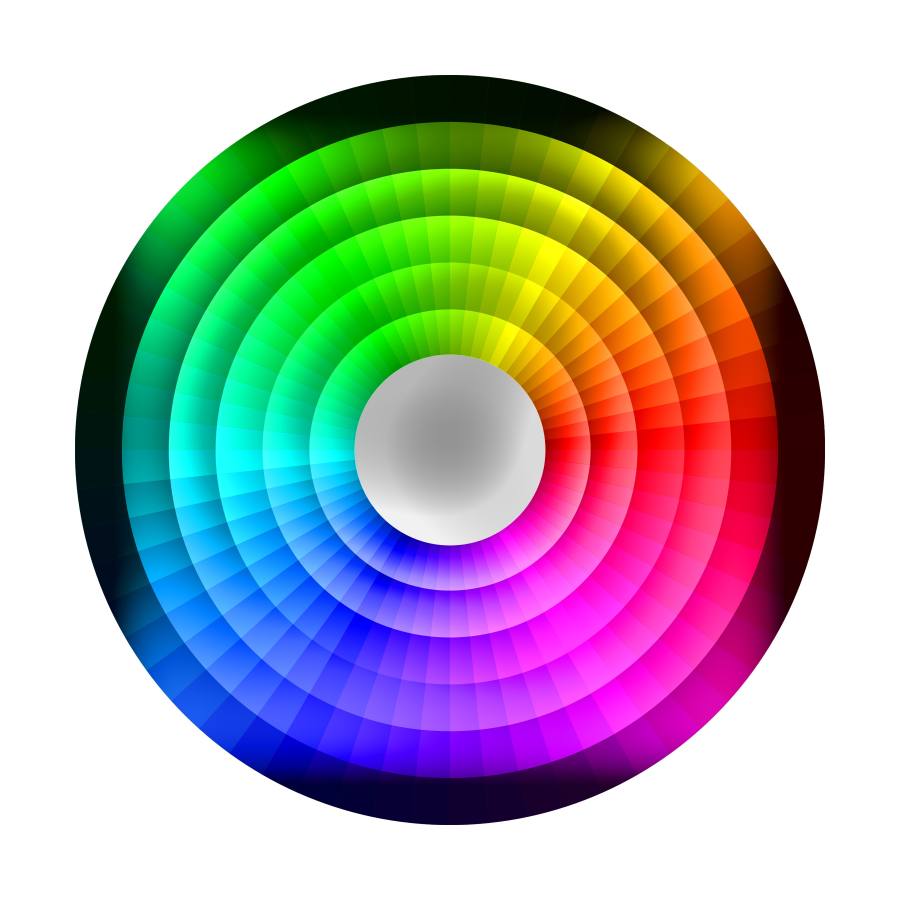
#> input picture wheel1.jpg, 3600 x 3600 px (shown at 1/4 size)
$ python picker.py
#> lines starting #> are read from the running program, lines starting #| are printed output that depends on the picture
import cv2 as cv
import sys
import numpy as np
import math

PICKER = "Color Picker"
CANVAS = "Canvas"
SIZE = (640, 640)

# Create a white canvas
def createCanvas(color, size = SIZE):
    canvasMat = np.empty(size + (3,), dtype=np.uint8)
    canvasMat[:][:] = color
    return canvasMat

# Display an image
def displayImage(image, name):
    cv.imshow(name, image)

# Load the color palette
def loadPalette(size = SIZE):
#> called with size = (640, 640)
    palette = cv.imread("wheel1.jpg")
#> palette is the input picture: shape (3600, 3600, 3); mean B, G, R 177.5, 175.3, 176.8
    return cv.resize(palette, size)
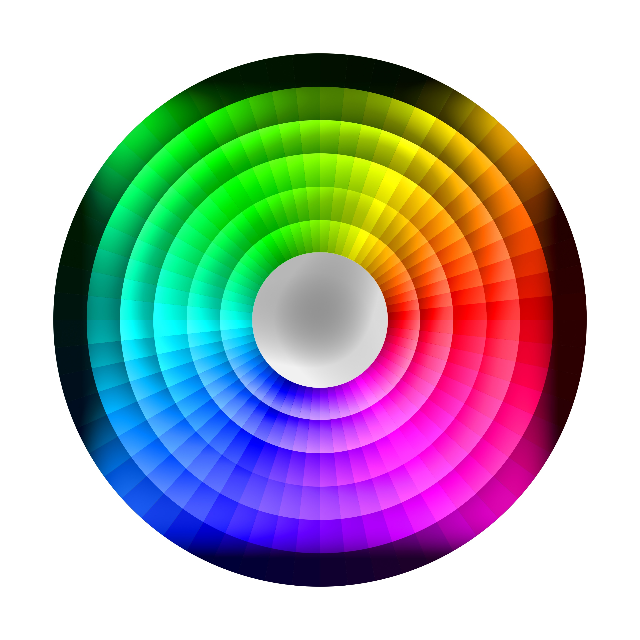
#> returned value: shape (640, 640, 3); mean of channels 0, 1, 2 177.4, 175.3, 176.8; drawn as B, G, R

# Mouse callback function
def mouseCallbackFunction(event, x, y, flags, param):
    palette = param[0]
    canvas = param[1]
    if(not event == cv.EVENT_LBUTTONDOWN):
        return
    mixed = mixColors(findColor(palette, x, y), findColor(canvas, x, y))
    canvas[:][:] = mixed
    #redraw scene
    draw()

# Find the color for an image at the given location
def findColor(img,x,y):
    return img[x][y]

# Mix two colors
def mixColors(color1, color2):
    mix = color1*0.5 + color2*0.5
    return np.ceil(mix)

def draw():
    global palette, canvas
    displayImage(palette, PICKER)
    displayImage(canvas, CANVAS)

def main():
    global canvas, palette
    canvas = createCanvas((255,255,255))
    palette = loadPalette()
    draw()
    cv.setMouseCallback(PICKER, mouseCallbackFunction, (palette, canvas))

    while(True):
        draw()
        event = cv.waitKeyEx(0)
#> (key Esc is pressed here)
        if(event == 27):
            break


if __name__ == "__main__":
    main()
